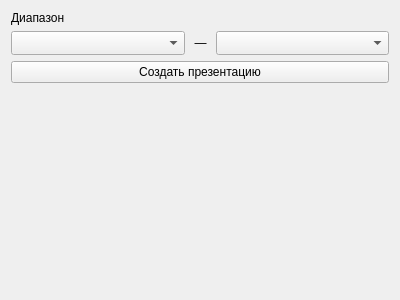
<?xml version="1.0" encoding="UTF-8"?>
<ui version="4.0">
 <class>PptxWidget</class>
 <widget class="QWidget" name="PptxWidget">
  <property name="geometry">
   <rect>
    <x>0</x>
    <y>0</y>
    <width>400</width>
    <height>300</height>
   </rect>
  </property>
  <property name="windowTitle">
   <string>Form</string>
  </property>
  <layout class="QVBoxLayout" name="verticalLayout">
   <item>
    <widget class="QWidget" name="filtrationTypeWidget" native="true">
     <layout class="QVBoxLayout" name="verticalLayout_4">
      <property name="leftMargin">
       <number>0</number>
      </property>
      <property name="topMargin">
       <number>0</number>
      </property>
      <property name="rightMargin">
       <number>0</number>
      </property>
      <property name="bottomMargin">
       <number>0</number>
      </property>
      <item>
       <widget class="QLabel" name="label_8">
        <property name="text">
         <string>Диапазон</string>
        </property>
       </widget>
      </item>
      <item>
       <widget class="QWidget" name="dateRange" native="true">
        <layout class="QVBoxLayout" name="verticalLayout_2">
         <property name="leftMargin">
          <number>0</number>
         </property>
         <property name="topMargin">
          <number>0</number>
         </property>
         <property name="rightMargin">
          <number>0</number>
         </property>
         <property name="bottomMargin">
          <number>0</number>
         </property>
         <item>
          <layout class="QGridLayout" name="gridLayout">
           <item row="0" column="2">
            <widget class="QLabel" name="label_5">
             <property name="sizePolicy">
              <sizepolicy hsizetype="Maximum" vsizetype="Preferred">
               <horstretch>0</horstretch>
               <verstretch>0</verstretch>
              </sizepolicy>
             </property>
             <property name="text">
              <string> — </string>
             </property>
             <property name="alignment">
              <set>Qt::AlignCenter</set>
             </property>
            </widget>
           </item>
           <item row="0" column="1">
            <widget class="QComboBox" name="dateFrom">
             <property name="minimumSize">
              <size>
               <width>0</width>
               <height>24</height>
              </size>
             </property>
            </widget>
           </item>
           <item row="0" column="3">
            <widget class="QComboBox" name="dateTo">
             <property name="minimumSize">
              <size>
               <width>0</width>
               <height>24</height>
              </size>
             </property>
            </widget>
           </item>
          </layout>
         </item>
        </layout>
       </widget>
      </item>
     </layout>
    </widget>
   </item>
   <item>
    <widget class="QPushButton" name="createPresentation">
     <property name="text">
      <string>Создать презентацию</string>
     </property>
    </widget>
   </item>
   <item>
    <spacer name="verticalSpacer">
     <property name="orientation">
      <enum>Qt::Vertical</enum>
     </property>
     <property name="sizeHint" stdset="0">
      <size>
       <width>20</width>
       <height>40</height>
      </size>
     </property>
    </spacer>
   </item>
  </layout>
 </widget>
 <resources/>
 <connections/>
</ui>
